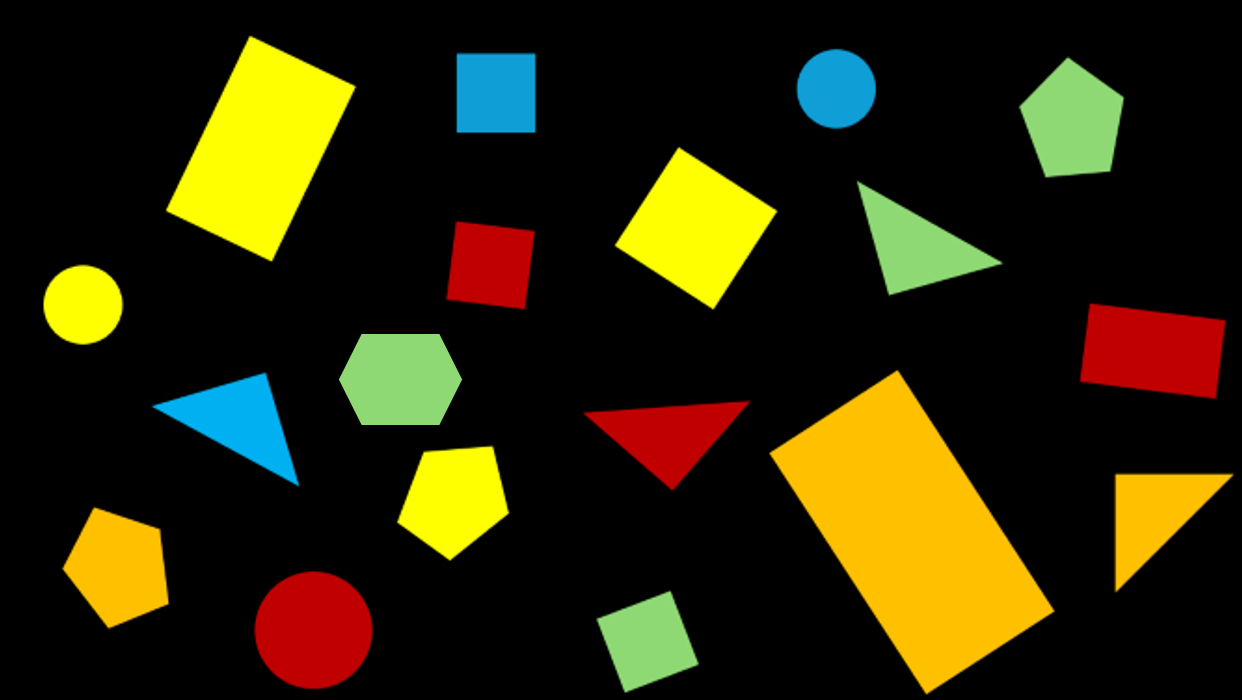
#> input picture 202434832 정재빈/image/shapes_and_colors.png, 1242 x 700 px
$ python detect_shapes.py
#> lines starting #> are read from the running program, lines starting #| are printed output that depends on the picture; after the words box and inside, x2 and y2 are one past the last pixel; in counts of white or black regions, pixels touching at a corner belong together
### 202434832 정재빈/pyimagesearch/shapedetector.py
# import the necessary packages
import cv2

class ShapeDetector:
    def __init__(self):
        pass

    def detect(self, c):
        #initialize the shape name and approximate the contour
        shape = "unidentified"
        peri = cv2.arcLength(c, True)
        approx = cv2.approxPolyDP(c, 0.04 * peri, True)

        # if the shape is a triangle, it will have 3 vertices
        if len(approx) == 3:
            shape = "triangle"

        # if the shape has 4 vertices, it is either a square or
        # a rectangle
        elif len(approx) == 4:
            # compute the bounding box of the contour and use the
            # bounding box to compute the aspect ratio
            (x, y, w, h) = cv2.boundingRect(approx)
            ar = w / float(h)

            # a square will have an aspect ratio that is approximately
            # equal to one, otherwise, the shape is a rectangle
            shape = "square" if ar >= 0.95 and ar <= 1.05 else "rectangle"

        # if the shape is a pentagon, it will have 5 vertices
        elif len(approx) == 5:
            shape = "pentagon"

         # if the shape has 6 vertices, it is a hexagon
        elif len(approx) == 6:
            shape = "hexagon"

        # otherwise, we assume the shape is a circle
        else:
            shape = "circle"

        # return the name of the shape
        return shape

### 202434832 정재빈/detect_shapes.py
# import the necessary packages
from pyimagesearch.shapedetector import ShapeDetector
import imutils
import cv2

image_path = "./image/shapes_and_colors.png"

# load the image and resize it to a smaller factor so that
# the shapes can be approximated better
image = cv2.imread(image_path)
#> image is the input picture: shape (700, 1242, 3); mean B, G, R 8.8, 39, 45.1
if image is None:
    print(f"Failed to read the image. Check the route: {image_path}")
    exit()

resized = imutils.resize(image, width = 300)
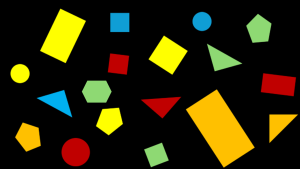
#> resized: shape (169, 300, 3); mean B, G, R 8.8, 39, 45.1
ratio = image.shape[0] / float (resized.shape[0])
#> ratio = 4.14

# convert the resized image to grayscale, blur it slightly,
# and threshold it
gray = cv2.cvtColor(resized, cv2.COLOR_BGR2GRAY)
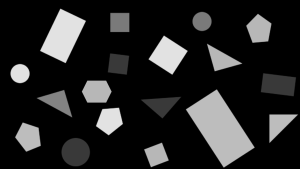
#> gray: shape (169, 300); min 0, max 226, mean 37.4
blurred = cv2.GaussianBlur(gray, (5, 5), 0)
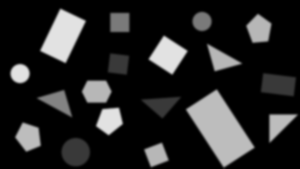
#> blurred: shape (169, 300); min 0, max 226, mean 37.4
thresh = cv2.threshold(blurred, 40, 255, cv2.THRESH_BINARY)[1]
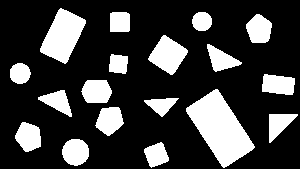
#> thresh: shape (169, 300); 24% white; 18 white regions

# find contours in the thresholded image and initialize the
# shape detector
cnts = cv2.findContours(thresh.copy(), cv2.RETR_EXTERNAL,
                        cv2.CHAIN_APPROX_SIMPLE)
#> cnts = 18 contours; largest, box (x1, y1, x2, y2) and area: (186, 89, 255, 168) 2656, (40, 8, 86, 64) 1409, (148, 35, 188, 75) 865, (81, 80, 112, 103) 552, (95, 107, 124, 136) 542
cnts = imutils.grab_contours(cnts)
sd = ShapeDetector()

# loop over the contours
for c in cnts:
    # compute the center of the contour, then detect the name of the
    #shape using only the contour
    M = cv2.moments(c)
    cX = int((M["m10"] / M["m00"]) * ratio)
    cY = int((M["m01"] / M["m00"]) * ratio)
    shape = sd.detect(c)

    # multiply the contour (x, y)-coordinates by the resize ratio,
    # then draw the contours and the name of the shape on the image
    c = c.astype("float")
    c *= ratio
    c = c.astype("int")
    cv2.drawContours(image, [c], -1, (0, 255, 0), 2)
    cv2.putText(image, shape, (cX, cY), cv2.FONT_HERSHEY_SIMPLEX,
                0.5, (255, 255, 255), 2)
#> this loop made 18 passes
#> (cX, cY, shape, peri in detect, approx in detect, x in detect, y in detect, w in detect) on passes 1, 8, 10, 12, 14, 17, 18: (646, 639, 'square', 81.6, [[161, 142], [144, 149], [151, 167], [168, 160]], 144, 142, 25), (910, 530, 'rectangle', 225.8, [[215, 89], [186, 111], [224, 167], [254, 146]], 186, 89, 69), (1151, 348, 'rectangle', 97.56, [[264, 74], [262, 91], [292, 94], [294, 78]], 262, 74, 33), (488, 263, 'square', 69.31, [[111, 54], [109, 71], [125, 73], [127, 56]], 109, 54, 19), (694, 226, 'square', 120.9, [[163, 35], [148, 59], [172, 74], [187, 50]], 148, 35, 40), (494, 89, 'rectangle', 73.66, [[110, 13], [110, 31], [129, 30], [128, 13]], 110, 13, 20), (258, 146, 'rectangle', 162.5, [[60, 8], [40, 51], [65, 63], [85, 20]], 40, 8, 46)
#> (cX, cY, shape, peri in detect) on passes 2, 3, 5, 9, 11, 15: (311, 628, 'circle', 87.01), (116, 565, 'pentagon', 91.01), (452, 497, 'pentagon', 92.08), (398, 377, 'hexagon', 91.11), (81, 302, 'hexagon', 67.11), (1071, 119, 'pentagon', 88.43)
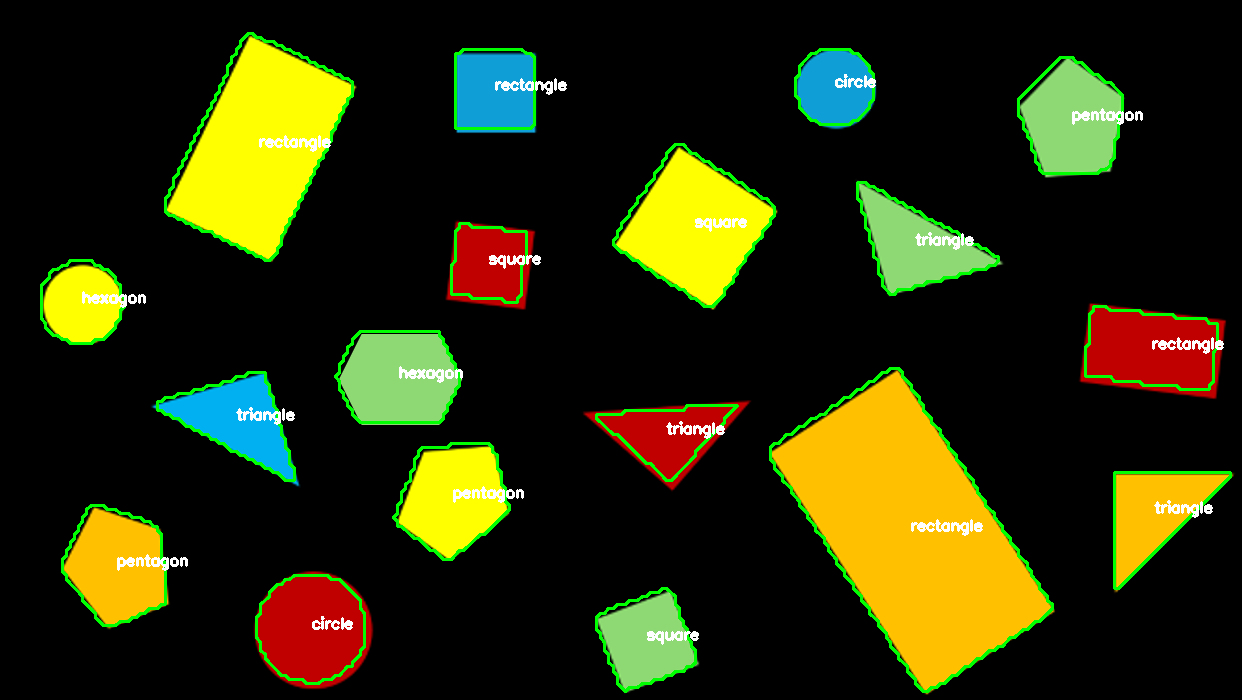
#> image: shape (700, 1242, 3); 3.61% of pixels changed, all inside (x1, y1, x2, y2) = (40, 32, 1232, 693)

# show the output image
cv2.imshow("Image", image)
cv2.waitKey(0)
cv2.destroyAllWindows()
